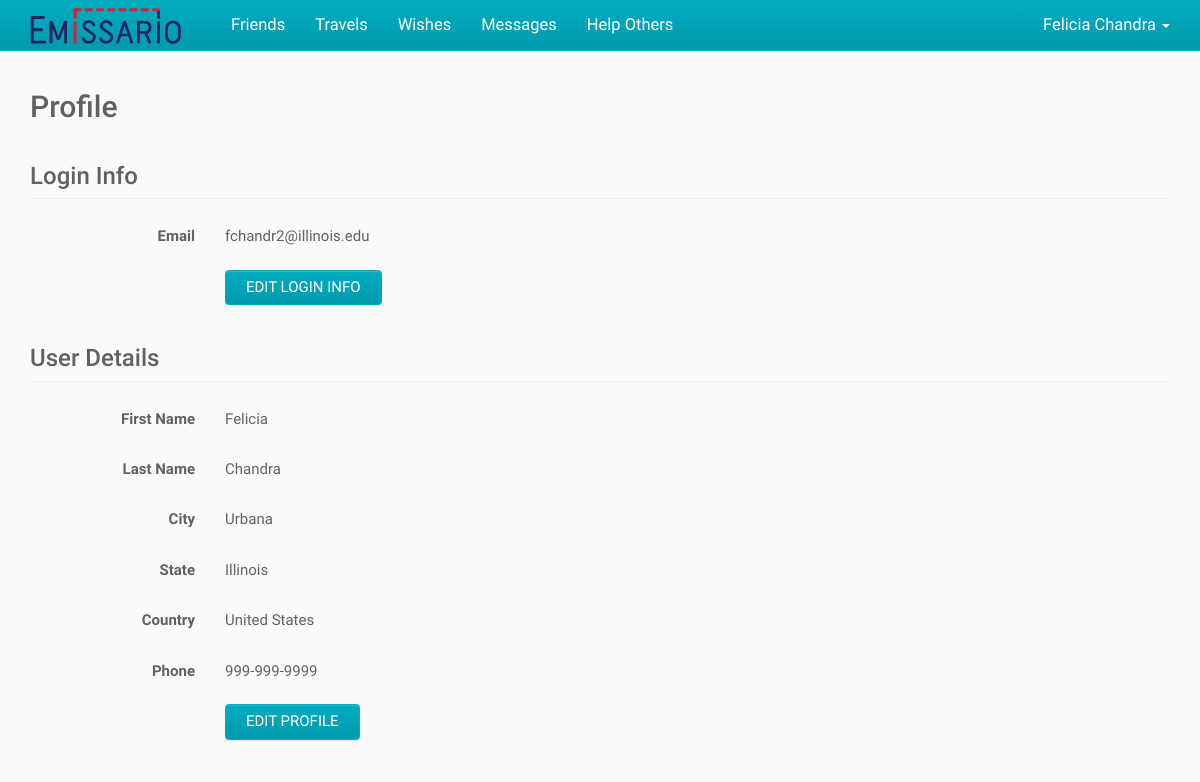
Page /index.php/user (signed in) on the committed database.
### tables this page shows
CREATE TABLE IF NOT EXISTS User (
	ID BIGINT NOT NULL AUTO_INCREMENT,
    First_Name VARCHAR(100) NOT NULL,
    Last_Name VARCHAR(100) NULL,
    Email VARCHAR(100) NOT NULL UNIQUE,
    `Password` CHAR(255) NOT NULL,
    City VARCHAR(100) NULL,
    State VARCHAR(100) NULL,
    Country VARCHAR(2) NULL,
    Phone VARCHAR(100) NULL,
    Created_On DATETIME NULL,
    Modified_On DATETIME NULL,
    PRIMARY KEY (ID)
);

CREATE TABLE IF NOT EXISTS State (
	Country_Code VARCHAR(2) NOT NULL,
	State_Code VARCHAR(100) NOT NULL,
    State_Name VARCHAR(100) NOT NULL,
    Created_On DATETIME NULL,
    Modified_On DATETIME NULL,
    PRIMARY KEY (Country_Code, State_Code),
    FOREIGN KEY (Country_Code) REFERENCES Country (Country_Code)
);

CREATE TABLE IF NOT EXISTS Country (
	Country_Code VARCHAR(2) NOT NULL,
    Country_Name VARCHAR(100) NOT NULL,
    Created_On DATETIME NULL,
    Modified_On DATETIME NULL,
    PRIMARY KEY (Country_Code)
);

### application/controllers/user.php (called while the page is built, shortened)
<?php
class User
{
	public function index()
	{
		$userID = $GLOBALS["beans"]->siteHelper->getSession("userID");
		$user = $GLOBALS["beans"]->userService->getUser($userID);
		require APP . 'views/_templates/header.php';
		require APP . 'views/user/index.php';
		require APP . 'views/_templates/footer.php';
	}
}

### index.php (called while the page is built, shortened)
<?php
$app = new Application();

### application/core/service.php (called while the page is built)
<?php
class Service
{
	function __construct($model)
	{
		$this->model = $model;
	}
}

### application/core/model.php (called while the page is built)
<?php
class Model
{
	function __construct($db)
	{
		$this->db = $db;
	}
}

### application/models/userModel.php (called while the page is built, shortened)
<?php
class UserModel extends Model
{
	public function getUser($userID)
	{
		$sql = "SELECT User.*, Country.Country_Name, State.State_Name
				FROM User
				LEFT JOIN Country ON Country.Country_Code = User.Country
				LEFT JOIN State ON State.State_Code = User.State
				WHERE User.ID = :user_id";
		$parameters = array(":user_id" => $userID);
		return $GLOBALS["beans"]->queryHelper->getSingleRowObject($this->db, $sql, $parameters);
	}
}

### application/helpers/queryHelper.php (called while the page is built, shortened)
<?php
class QueryHelper
{
	public function getSingleRowObject($db, $sql, $parameters) {
		$query = $db->prepare($sql);
		$query->execute($parameters);
		$result = $query->fetch();
		return $result;
	}
}

### application/services/userService.php (called while the page is built, shortened)
<?php
class UserService extends Service
{
	public function getUser($userID)
	{
		return $this->model->getUser($userID);
	}
}

### application/views/user/index.php (the view, shortened to what this page needs)
<div class="container">
	<h2>Profile</h2>
	<div class="section form-horizontal">
		<h3 class="page-header">Login Info</h3>
		<div class="form-group">
			<label class="col-sm-2 control-label">Email</label>
			<div class="col-sm-10">
				<p class="form-control-static"><?php echo $user->Email ?></p>
			</div>
		</div>
		<div class="form-group">
			<div class="col-sm-offset-2 col-sm-10">
				<button type="button" id="editLogin" class="btn btn-default">Edit Login Info</button>
			</div>
		</div>
	</div>
	<div class="section form-horizontal">
		<h3 class="page-header">User Details</h3>
		<div class="form-group">
			<label class="col-sm-2 control-label">First Name</label>
			<div class="col-sm-10">
				<p class="form-control-static"><?php echo $user->First_Name ?></p>
			</div>
		</div>
		<div class="form-group">
			<label class="col-sm-2 control-label">Last Name</label>
			<div class="col-sm-10">
				<p class="form-control-static"><?php echo $user->Last_Name ?></p>
			</div>
		</div>
		<div class="form-group">
			<label class="col-sm-2 control-label">City</label>
			<div class="col-sm-10">
				<p class="form-control-static"><?php echo $user->City ?></p>
			</div>
		</div>
		<div class="form-group">
			<label class="col-sm-2 control-label">State</label>
			<div class="col-sm-10">
				<p class="form-control-static"><?php echo $user->State_Name ?></p>
			</div>
		</div>
		<div class="form-group">
			<label class="col-sm-2 control-label">Country</label>
			<div class="col-sm-10">
				<p class="form-control-static"><?php echo $user->Country_Name ?></p>
			</div>
		</div>
		<div class="form-group">
			<label class="col-sm-2 control-label">Phone</label>
			<div class="col-sm-10">
				<p class="form-control-static"><?php echo $user->Phone ?></p>
			</div>
		</div>
		<div class="form-group">
			<div class="col-sm-offset-2 col-sm-10">
				<button type="button" id="editProfile" class="btn btn-default">Edit Profile</button>
			</div>
		</div>
	</div>
</div>

### application/views/_templates/header.php (shortened to what this page needs)
<?php
$activeView = "";
if (array_key_exists("PATH_INFO", $_SERVER)) {
	$pathInfoArray = explode("/", $_SERVER["PATH_INFO"]);
	$activeView = $pathInfoArray[1];
}
?><!DOCTYPE html>
<html lang="en">
<head>
	<link href="<?php echo URL; ?>public/css/bootstrap.css" rel="stylesheet">
	<link href="<?php echo URL; ?>public/css/bootstrap-theme.css" rel="stylesheet">
	<link href="<?php echo URL; ?>public/css/bootstrap-datepicker3.css" rel="stylesheet">
</head>
<body>
	<nav class="navbar navbar-inverse navbar-fixed-top">
		<div class="container">
			<div class="navbar-header">
				<a class="navbar-brand" href="<?php echo URL_WITH_INDEX_FILE; ?>">
					<img alt="Emissario" src="<?php echo URL; ?>public/img/logo.png" />
				</a>
			</div>
			<?php if (is_numeric($userID)) { ?>
				<div id="navbar" class="navbar-collapse collapse">
					<ul class="nav navbar-nav navbar-left">
						<?php echo $GLOBALS["beans"]->siteHelper->getNavigationHTML($activeView); ?>
					</ul>
					<ul class="nav navbar-nav navbar-right">
						<li class="dropdown">
							<a class="dropdown-toggle" href="#!" aria-expanded="false" aria-haspopup="true" role="button" data-toggle="dropdown">
								<?php echo $user->First_Name . " " . $user->Last_Name ?>
								<span class="caret"></span>
							</a>
						</li>
					</ul>
				</div>
			<?php } ?>
		</div>
	</nav>

### rows in the picture
user: First_Name "Felicia", Last_Name "Chandra", Email "fchandr2@illinois.edu", City "Urbana", state.State_Name "Illinois", country.Country_Name "United States", Phone "999-999-9999"

### other values in the picture
$viewTitle "Friends"
$viewTitle "Travels"
$viewTitle "Wishes"
$viewTitle "Messages"
$viewTitle "Help Others"
